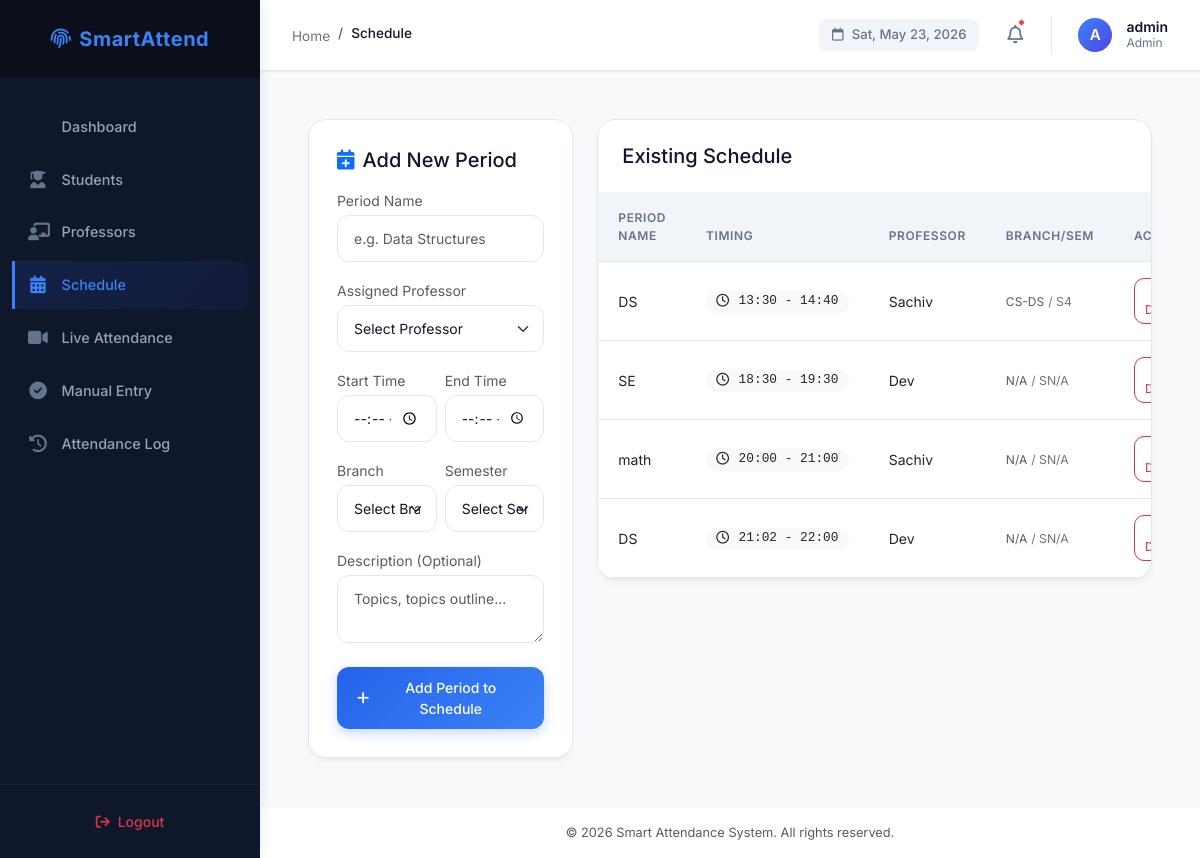
Before: /schedule (signed in) with the older database file.
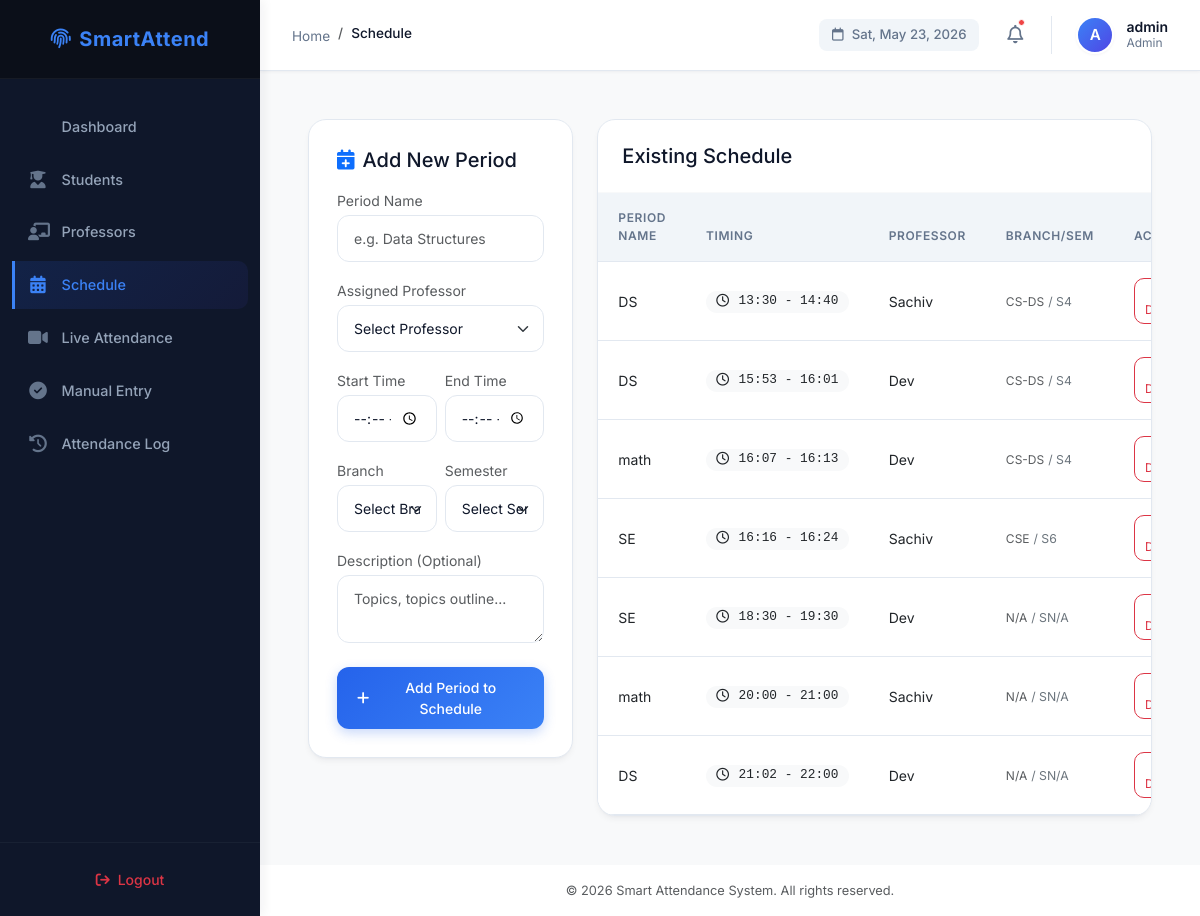
After: the same page with the newer database file.
### tables this page shows
CREATE TABLE schedule (
        period_id INTEGER PRIMARY KEY AUTOINCREMENT,
        period_name TEXT NOT NULL,
        start_time TEXT NOT NULL,
        end_time TEXT NOT NULL,
        prof_id TEXT,
        prof_name TEXT,
        description TEXT,
        branch TEXT,
        semester INTEGER,
        FOREIGN KEY (prof_id) REFERENCES professors (prof_id)
    );

### app/schedule/routes.py (the view, shortened to what this page needs)
@schedule_bp.route('/schedule', methods=['GET', 'POST'])
@login_required
@role_required(roles=['admin', 'professor'])
def manage_schedule():
    conn = db_connect()
    schedule_list = conn.execute("SELECT * FROM schedule ORDER BY start_time").fetchall()
    prof_list = conn.execute("SELECT prof_id, name FROM professors ORDER BY name").fetchall()
    available_branches = get_distinct_from_db('branch', 'students')
    available_semesters = get_distinct_from_db('semester', 'students')
    conn.close()
    return render_template('schedule/schedule.html',
                           schedule=schedule_list,
                           professors=prof_list,
                           available_branches=available_branches,
                           available_semesters=available_semesters,
                           form_data={})

### app/templates/schedule/schedule.html (shortened to what this page needs)
{% extends "layout.html" %}
{% block breadcrumb %}Schedule{% endblock %}
{% block content %}
<div class="container-fluid px-0">
    <div class="row g-4">
        <div class="col-lg-4">
            <div class="saas-card">
                <h4 class="h5 mb-3 font-weight-bold d-flex align-items-center">
                    <i class="fas fa-calendar-plus text-primary me-2"></i> Add New Period
                </h4>
                <form method="POST" action="{{ url_for('schedule.manage_schedule') }}">
                    <div class="mb-3">
                        <label for="period_name" class="form-label small font-weight-semibold text-muted mb-1">Period Name</label>
                        <input type="text" id="period_name" name="period_name" class="form-control saas-input" placeholder="e.g. Data Structures" value="{{ form_data.period_name if form_data else '' }}" required>
                    </div>
                    <div class="mb-3">
                        <label for="prof_id" class="form-label small font-weight-semibold text-muted mb-1">Assigned Professor</label>
                        <select id="prof_id" name="prof_id" class="form-select saas-select" required>
                            <option value="">Select Professor</option>
                        </select>
                    </div>
                    <div class="row g-2 mb-3">
                        <div class="col-6">
                            <label for="start_time" class="form-label small font-weight-semibold text-muted mb-1">Start Time</label>
                            <input type="time" id="start_time" name="start_time" class="form-control saas-input" value="{{ form_data.start_time if form_data else '' }}" required>
                        </div>
                        <div class="col-6">
                            <label for="end_time" class="form-label small font-weight-semibold text-muted mb-1">End Time</label>
                            <input type="time" id="end_time" name="end_time" class="form-control saas-input" value="{{ form_data.end_time if form_data else '' }}" required>
                        </div>
                    </div>
                    <div class="row g-2 mb-3">
                        <div class="col-6">
                            <label for="branch" class="form-label small font-weight-semibold text-muted mb-1">Branch</label>
                            <select id="branch" name="branch" class="form-select saas-select" required>
                                <option value="">Select Branch</option>
                            </select>
                        </div>
                        <div class="col-6">
                            <label for="semester" class="form-label small font-weight-semibold text-muted mb-1">Semester</label>
                            <select id="semester" name="semester" class="form-select saas-select" required>
                                <option value="">Select Semester</option>
                            </select>
                        </div>
                    </div>
                    <div class="mb-4">
                        <label for="description" class="form-label small font-weight-semibold text-muted mb-1">Description (Optional)</label>
                        <textarea id="description" name="description" rows="2" class="form-control saas-input" placeholder="Topics, topics outline...">{{ form_data.description if form_data else '' }}</textarea>
                    </div>
                    <button type="submit" class="btn btn-saas btn-saas-primary w-100 glow-primary">
                        <i class="fas fa-plus"></i> Add Period to Schedule
                    </button>
                </form>
            </div>
        </div>
        <div class="col-lg-8">
            <div class="saas-card p-0 overflow-hidden">
                <div class="p-4 border-bottom border-light">
                    <h4 class="h5 mb-0 font-weight-bold">Existing Schedule</h4>
                </div>
                <div class="table-responsive">
                    {% if schedule %}
                    <table class="table saas-table table-hover align-middle">
                        <thead>
                            <tr>
                                <th>Period Name</th>
                                <th>Timing</th>
                                <th>Professor</th>
                                <th>Branch/Sem</th>
                                <th class="text-end">Actions</th>
                            </tr>
                        </thead>
                        <tbody>
                            {% for period in schedule %}
                            <tr>
                                <td>
                                    <div class="font-weight-bold text-dark">{{ period.period_name }}</div>
                                </td>
                                <td>
                                    <span class="badge bg-light text-dark badge-pill font-monospace" style="font-size: 0.8rem;">
                                        <i class="far fa-clock me-1"></i> {{ period.start_time }} - {{ period.end_time }}
                                    </span>
                                </td>
                                <td>
                                    <span class="font-weight-semibold text-dark">{{ period.prof_name }}</span>
                                </td>
                                <td>
                                    <span class="text-uppercase text-muted font-weight-bold" style="font-size: 0.75rem;">{{ period.branch if period.branch else 'N/A' }}</span>
                                    <span class="text-secondary small">/ S{{ period.semester if period.semester else 'N/A' }}</span>
                                </td>
                                <td class="text-end">
                                    <form action="{{ url_for('schedule.delete_period', period_id=period.period_id) }}" method="POST" onsubmit="return confirm('Are you sure you want to delete this period and all its associated attendance logs?');" class="m-0">
                                        <button type="submit" class="btn btn-outline-danger btn-sm py-1 px-2.5" style="font-size: 0.75rem; border-radius: 10px;">
                                        </button>
                                    </form>
                                </td>
                            </tr>
                            {% endfor %}
                        </tbody>
                    </table>
                    {% endif %}
                </div>
            </div>
        </div>
    </div>
</div>
{% endblock %}

### app/templates/layout.html (shortened to what this page needs)
<!DOCTYPE html>
<html lang="en">
<head>
    <link href="https://cdn.jsdelivr.net/npm/bootstrap@5.3.2/dist/css/bootstrap.min.css" rel="stylesheet">
    <link rel="stylesheet" href="https://cdnjs.cloudflare.com/ajax/libs/font-awesome/6.5.1/css/all.min.css">
    <link rel="stylesheet" href="{{ url_for('static', filename='style.css') }}">
</head>
<body>
    <div class="wrapper">
        {% if session.logged_in %}
        <nav id="sidebar">
            <div class="sidebar-header">
                <div class="sidebar-logo">
                    <i class="fas fa-fingerprint"></i>
                    <span>SmartAttend</span>
                </div>
            </div>
            <ul class="components flex-grow-1">
                {% if session.role == 'admin' %}
                    <li>
                        <a href="{{ url_for('dashboard.admin_dashboard') }}" class="{% if 'dashboard' in request.path %}active-link{% endif %}">
                            <span>Dashboard</span>
                        </a>
                    </li>
                    <li>
                        <a href="{{ url_for('students.view_students') }}" class="{% if 'student' in request.path %}active-link{% endif %}">
                            <i class="fas fa-user-graduate"></i>
                            <span>Students</span>
                        </a>
                    </li>
                    <li>
                        <a href="{{ url_for('professors.view_professors') }}" class="{% if 'professor' in request.path %}active-link{% endif %}">
                            <i class="fas fa-chalkboard-teacher"></i>
                            <span>Professors</span>
                        </a>
                    </li>
                {% endif %}
                <li>
                    <a href="{{ url_for('schedule.manage_schedule') }}" class="{% if 'schedule' in request.path %}active-link{% endif %}">
                        <i class="fas fa-calendar-days"></i>
                        <span>Schedule</span>
                    </a>
                </li>
                <li>
                    <a href="{{ url_for('schedule.configure_session') }}" class="{% if 'configure' in request.path or 'live' in request.path %}active-link{% endif %}">
                        <i class="fas fa-video"></i>
                        <span>Live Attendance</span>
                    </a>
                </li>
                <li>
                    <a href="{{ url_for('attendance.manual_attendance') }}" class="{% if 'manual' in request.path %}active-link{% endif %}">
                        <i class="fas fa-circle-check"></i>
                        <span>Manual Entry</span>
                    </a>
                </li>
                <li>
                    <a href="{{ url_for('attendance.view_attendance_log') }}" class="{% if 'log' in request.path %}active-link{% endif %}">
                        <i class="fas fa-clock-rotate-left"></i>
                        <span>Attendance Log</span>
                    </a>
                </li>
            </ul>
            <div class="p-3 border-top border-secondary border-opacity-10">
                <a href="{{ url_for('auth.logout') }}" class="btn btn-outline-danger w-100 btn-saas align-items-center justify-content-center d-flex gap-2">
                    <i class="fas fa-arrow-right-from-bracket"></i>
                    <span>Logout</span>
                </a>
            </div>
        </nav>
        {% endif %}
        <div id="content" class="bg-light">
            {% if session.logged_in %}
            <header class="topbar">
                <div class="d-flex align-items-center gap-3">
                    <nav aria-label="breadcrumb" class="d-none d-sm-block m-0">
                        <ol class="breadcrumb m-0">
                            <li class="breadcrumb-item"><a href="#">Home</a></li>
                            <li class="breadcrumb-item active" aria-current="page">{% block breadcrumb %}{% endblock %}</li>
                        </ol>
                    </nav>
                </div>
                <div class="topbar-right">
                    <div class="date-badge">
                        <i class="far fa-calendar"></i>
                        <span id="topbar-current-date"></span>
                    </div>
                    <button class="notify-btn">
                        <i class="far fa-bell"></i>
                        <span class="notify-dot"></span>
                    </button>
                    <div class="profile-avatar-container">
                        <div class="profile-avatar">
                            {{ session.username[0]|upper if session.username else 'A' }}
                        </div>
                        <div class="profile-info">
                            <span class="profile-name">{{ session.username }}</span>
                            <span class="profile-role">{{ session.role }}</span>
                        </div>
                    </div>
                </div>
            </header>
            {% endif %}
            <main class="flex-grow-1 p-4 p-md-5 custom-scrollbar fade-in-content">
                {% block content %}{% endblock %}
            </main>
            <footer class="p-3 bg-white text-center text-muted border-top border-light text-xs" style="font-size: 0.8rem;">
                &copy; {{ now.year if now is defined else 2026 }} Smart Attendance System. All rights reserved.
            </footer>
        </div>
    </div>
</body>
</html>

Changed rows visible on the page:
added schedule: period_name "DS", start_time "15:53", end_time "16:01", prof_name "Dev", branch "CS-DS", semester "4"
added schedule: period_name "math", start_time "16:07", end_time "16:13", prof_name "Dev", branch "CS-DS", semester "4"
added schedule: period_name "SE", start_time "16:16", end_time "16:24", prof_name "Sachiv", branch "CSE", semester "6"
